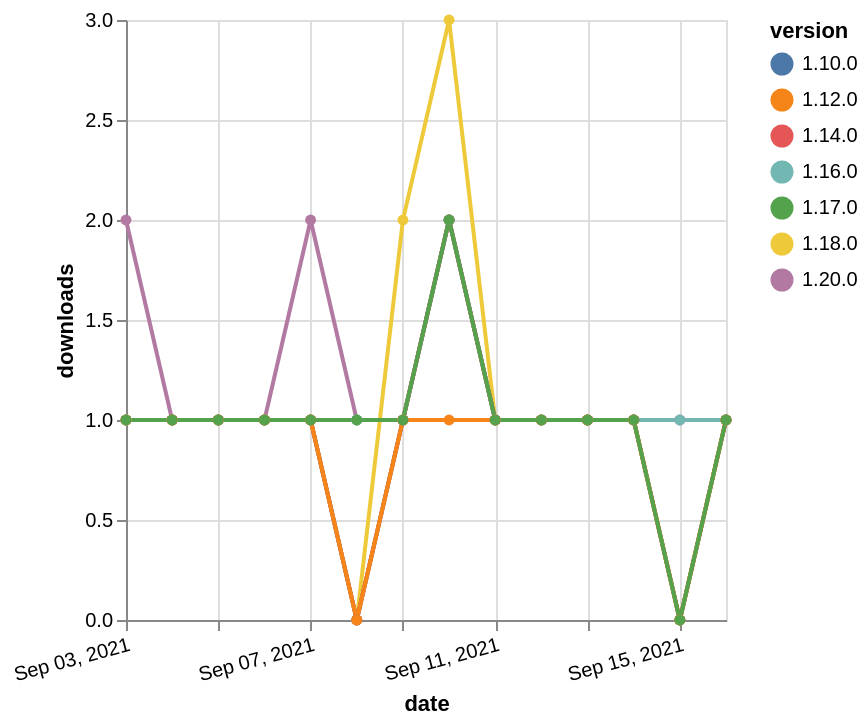

Vega-Lite specification stored for this chart:
### Vega-Lite specification from a JSON file in a GitHub repository (floating-point values rounded to 4 significant figures)
{"$schema": "https://vega.github.io/schema/vega-lite/v5.json", "description": "A simple bar chart with embedded data.", "data": {"values": [{"date": "2021-09-03", "total": 161, "delta": 1, "version": "1.18.0"}, {"date": "2021-09-04", "total": 162, "delta": 1, "version": "1.18.0"}, {"date": "2021-09-05", "total": 163, "delta": 1, "version": "1.18.0"}, {"date": "2021-09-06", "total": 164, "delta": 1, "version": "1.18.0"}, {"date": "2021-09-07", "total": 165, "delta": 1, "version": "1.18.0"}, {"date": "2021-09-08", "total": 165, "delta": 0, "version": "1.18.0"}, {"date": "2021-09-09", "total": 167, "delta": 2, "version": "1.18.0"}, {"date": "2021-09-10", "total": 170, "delta": 3, "version": "1.18.0"}, {"date": "2021-09-11", "total": 171, "delta": 1, "version": "1.18.0"}, {"date": "2021-09-12", "total": 172, "delta": 1, "version": "1.18.0"}, {"date": "2021-09-13", "total": 173, "delta": 1, "version": "1.18.0"}, {"date": "2021-09-14", "total": 174, "delta": 1, "version": "1.18.0"}, {"date": "2021-09-15", "total": 174, "delta": 0, "version": "1.18.0"}, {"date": "2021-09-16", "total": 175, "delta": 1, "version": "1.18.0"}, {"date": "2021-09-03", "total": 245, "delta": 1, "version": "1.10.0"}, {"date": "2021-09-04", "total": 246, "delta": 1, "version": "1.10.0"}, {"date": "2021-09-05", "total": 247, "delta": 1, "version": "1.10.0"}, {"date": "2021-09-06", "total": 248, "delta": 1, "version": "1.10.0"}, {"date": "2021-09-07", "total": 249, "delta": 1, "version": "1.10.0"}, {"date": "2021-09-08", "total": 249, "delta": 0, "version": "1.10.0"}, {"date": "2021-09-09", "total": 250, "delta": 1, "version": "1.10.0"}, {"date": "2021-09-10", "total": 252, "delta": 2, "version": "1.10.0"}, {"date": "2021-09-11", "total": 253, "delta": 1, "version": "1.10.0"}, {"date": "2021-09-12", "total": 254, "delta": 1, "version": "1.10.0"}, {"date": "2021-09-13", "total": 255, "delta": 1, "version": "1.10.0"}, {"date": "2021-09-14", "total": 256, "delta": 1, "version": "1.10.0"}, {"date": "2021-09-15", "total": 256, "delta": 0, "version": "1.10.0"}, {"date": "2021-09-16", "total": 257, "delta": 1, "version": "1.10.0"}, {"date": "2021-09-03", "total": 111, "delta": 2, "version": "1.20.0"}, {"date": "2021-09-04", "total": 112, "delta": 1, "version": "1.20.0"}, {"date": "2021-09-05", "total": 113, "delta": 1, "version": "1.20.0"}, {"date": "2021-09-06", "total": 114, "delta": 1, "version": "1.20.0"}, {"date": "2021-09-07", "total": 116, "delta": 2, "version": "1.20.0"}, {"date": "2021-09-08", "total": 117, "delta": 1, "version": "1.20.0"}, {"date": "2021-09-09", "total": 118, "delta": 1, "version": "1.20.0"}, {"date": "2021-09-10", "total": 120, "delta": 2, "version": "1.20.0"}, {"date": "2021-09-11", "total": 121, "delta": 1, "version": "1.20.0"}, {"date": "2021-09-12", "total": 122, "delta": 1, "version": "1.20.0"}, {"date": "2021-09-13", "total": 123, "delta": 1, "version": "1.20.0"}, {"date": "2021-09-14", "total": 124, "delta": 1, "version": "1.20.0"}, {"date": "2021-09-15", "total": 125, "delta": 1, "version": "1.20.0"}, {"date": "2021-09-16", "total": 126, "delta": 1, "version": "1.20.0"}, {"date": "2021-09-03", "total": 147, "delta": 1, "version": "1.16.0"}, {"date": "2021-09-04", "total": 148, "delta": 1, "version": "1.16.0"}, {"date": "2021-09-05", "total": 149, "delta": 1, "version": "1.16.0"}, {"date": "2021-09-06", "total": 150, "delta": 1, "version": "1.16.0"}, {"date": "2021-09-07", "total": 151, "delta": 1, "version": "1.16.0"}, {"date": "2021-09-08", "total": 152, "delta": 1, "version": "1.16.0"}, {"date": "2021-09-09", "total": 153, "delta": 1, "version": "1.16.0"}, {"date": "2021-09-10", "total": 155, "delta": 2, "version": "1.16.0"}, {"date": "2021-09-11", "total": 156, "delta": 1, "version": "1.16.0"}, {"date": "2021-09-12", "total": 157, "delta": 1, "version": "1.16.0"}, {"date": "2021-09-13", "total": 158, "delta": 1, "version": "1.16.0"}, {"date": "2021-09-14", "total": 159, "delta": 1, "version": "1.16.0"}, {"date": "2021-09-15", "total": 160, "delta": 1, "version": "1.16.0"}, {"date": "2021-09-16", "total": 161, "delta": 1, "version": "1.16.0"}, {"date": "2021-09-03", "total": 183, "delta": 1, "version": "1.14.0"}, {"date": "2021-09-04", "total": 184, "delta": 1, "version": "1.14.0"}, {"date": "2021-09-05", "total": 185, "delta": 1, "version": "1.14.0"}, {"date": "2021-09-06", "total": 186, "delta": 1, "version": "1.14.0"}, {"date": "2021-09-07", "total": 187, "delta": 1, "version": "1.14.0"}, {"date": "2021-09-08", "total": 187, "delta": 0, "version": "1.14.0"}, {"date": "2021-09-09", "total": 188, "delta": 1, "version": "1.14.0"}, {"date": "2021-09-10", "total": 190, "delta": 2, "version": "1.14.0"}, {"date": "2021-09-11", "total": 191, "delta": 1, "version": "1.14.0"}, {"date": "2021-09-12", "total": 192, "delta": 1, "version": "1.14.0"}, {"date": "2021-09-13", "total": 193, "delta": 1, "version": "1.14.0"}, {"date": "2021-09-14", "total": 194, "delta": 1, "version": "1.14.0"}, {"date": "2021-09-15", "total": 194, "delta": 0, "version": "1.14.0"}, {"date": "2021-09-16", "total": 195, "delta": 1, "version": "1.14.0"}, {"date": "2021-09-03", "total": 314, "delta": 1, "version": "1.12.0"}, {"date": "2021-09-04", "total": 315, "delta": 1, "version": "1.12.0"}, {"date": "2021-09-05", "total": 316, "delta": 1, "version": "1.12.0"}, {"date": "2021-09-06", "total": 317, "delta": 1, "version": "1.12.0"}, {"date": "2021-09-07", "total": 318, "delta": 1, "version": "1.12.0"}, {"date": "2021-09-08", "total": 318, "delta": 0, "version": "1.12.0"}, {"date": "2021-09-09", "total": 319, "delta": 1, "version": "1.12.0"}, {"date": "2021-09-10", "total": 320, "delta": 1, "version": "1.12.0"}, {"date": "2021-09-11", "total": 321, "delta": 1, "version": "1.12.0"}, {"date": "2021-09-12", "total": 322, "delta": 1, "version": "1.12.0"}, {"date": "2021-09-13", "total": 323, "delta": 1, "version": "1.12.0"}, {"date": "2021-09-14", "total": 324, "delta": 1, "version": "1.12.0"}, {"date": "2021-09-15", "total": 324, "delta": 0, "version": "1.12.0"}, {"date": "2021-09-16", "total": 325, "delta": 1, "version": "1.12.0"}, {"date": "2021-09-03", "total": 135, "delta": 1, "version": "1.17.0"}, {"date": "2021-09-04", "total": 136, "delta": 1, "version": "1.17.0"}, {"date": "2021-09-05", "total": 137, "delta": 1, "version": "1.17.0"}, {"date": "2021-09-06", "total": 138, "delta": 1, "version": "1.17.0"}, {"date": "2021-09-07", "total": 139, "delta": 1, "version": "1.17.0"}, {"date": "2021-09-08", "total": 140, "delta": 1, "version": "1.17.0"}, {"date": "2021-09-09", "total": 141, "delta": 1, "version": "1.17.0"}, {"date": "2021-09-10", "total": 143, "delta": 2, "version": "1.17.0"}, {"date": "2021-09-11", "total": 144, "delta": 1, "version": "1.17.0"}, {"date": "2021-09-12", "total": 145, "delta": 1, "version": "1.17.0"}, {"date": "2021-09-13", "total": 146, "delta": 1, "version": "1.17.0"}, {"date": "2021-09-14", "total": 147, "delta": 1, "version": "1.17.0"}, {"date": "2021-09-15", "total": 147, "delta": 0, "version": "1.17.0"}, {"date": "2021-09-16", "total": 148, "delta": 1, "version": "1.17.0"}]}, "width": "container", "mark": {"type": "line", "point": {"filled": true}}, "encoding": {"x": {"field": "date", "type": "temporal", "timeUnit": "yearmonthdate", "title": "date", "axis": {"labelAngle": -15}}, "y": {"field": "delta", "type": "quantitative", "title": "downloads"}, "color": {"field": "version", "type": "nominal"}, "tooltip": {"field": "delta"}}}
